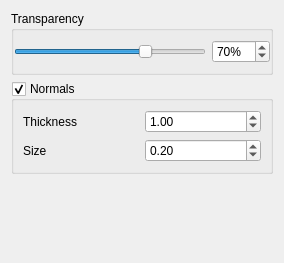
<?xml version="1.0" encoding="UTF-8"?>
<ui version="4.0">
 <class>facesControls</class>
 <widget class="QWidget" name="facesControls">
  <property name="geometry">
   <rect>
    <x>0</x>
    <y>0</y>
    <width>284</width>
    <height>263</height>
   </rect>
  </property>
  <property name="windowTitle">
   <string>Faces Controls</string>
  </property>
  <layout class="QVBoxLayout" name="verticalLayout">
   <item>
    <widget class="QGroupBox" name="groupBox">
     <property name="title">
      <string>Transparency</string>
     </property>
     <layout class="QHBoxLayout" name="horizontalLayout">
      <property name="leftMargin">
       <number>0</number>
      </property>
      <property name="rightMargin">
       <number>0</number>
      </property>
      <item>
       <widget class="QSlider" name="horizontalSlider">
        <property name="maximum">
         <number>100</number>
        </property>
        <property name="sliderPosition">
         <number>70</number>
        </property>
        <property name="orientation">
         <enum>Qt::Horizontal</enum>
        </property>
       </widget>
      </item>
      <item>
       <widget class="QSpinBox" name="transparencyFace">
        <property name="suffix">
         <string>%</string>
        </property>
        <property name="maximum">
         <number>100</number>
        </property>
        <property name="value">
         <number>70</number>
        </property>
       </widget>
      </item>
     </layout>
    </widget>
   </item>
   <item>
    <widget class="QGroupBox" name="showNormals">
     <property name="title">
      <string>Normals</string>
     </property>
     <property name="checkable">
      <bool>true</bool>
     </property>
     <layout class="QGridLayout" name="gridLayout">
      <item row="0" column="0">
       <widget class="QLabel" name="label">
        <property name="text">
         <string>Thickness</string>
        </property>
       </widget>
      </item>
      <item row="0" column="1">
       <widget class="QDoubleSpinBox" name="normalThickness">
        <property name="value">
         <double>1.000000000000000</double>
        </property>
       </widget>
      </item>
      <item row="1" column="0">
       <widget class="QLabel" name="label_2">
        <property name="text">
         <string>Size</string>
        </property>
       </widget>
      </item>
      <item row="1" column="1">
       <widget class="QDoubleSpinBox" name="normalSize">
        <property name="minimum">
         <double>0.010000000000000</double>
        </property>
        <property name="singleStep">
         <double>0.100000000000000</double>
        </property>
        <property name="value">
         <double>0.200000000000000</double>
        </property>
       </widget>
      </item>
     </layout>
    </widget>
   </item>
   <item>
    <spacer name="verticalSpacer">
     <property name="orientation">
      <enum>Qt::Vertical</enum>
     </property>
     <property name="sizeHint" stdset="0">
      <size>
       <width>20</width>
       <height>59</height>
      </size>
     </property>
    </spacer>
   </item>
  </layout>
 </widget>
 <resources/>
 <connections>
  <connection>
   <sender>horizontalSlider</sender>
   <signal>valueChanged(int)</signal>
   <receiver>transparencyFace</receiver>
   <slot>setValue(int)</slot>
   <hints>
    <hint type="sourcelabel">
     <x>150</x>
     <y>48</y>
    </hint>
    <hint type="destinationlabel">
     <x>225</x>
     <y>47</y>
    </hint>
   </hints>
  </connection>
  <connection>
   <sender>transparencyFace</sender>
   <signal>valueChanged(int)</signal>
   <receiver>horizontalSlider</receiver>
   <slot>setValue(int)</slot>
   <hints>
    <hint type="sourcelabel">
     <x>238</x>
     <y>61</y>
    </hint>
    <hint type="destinationlabel">
     <x>63</x>
     <y>41</y>
    </hint>
   </hints>
  </connection>
 </connections>
</ui>
